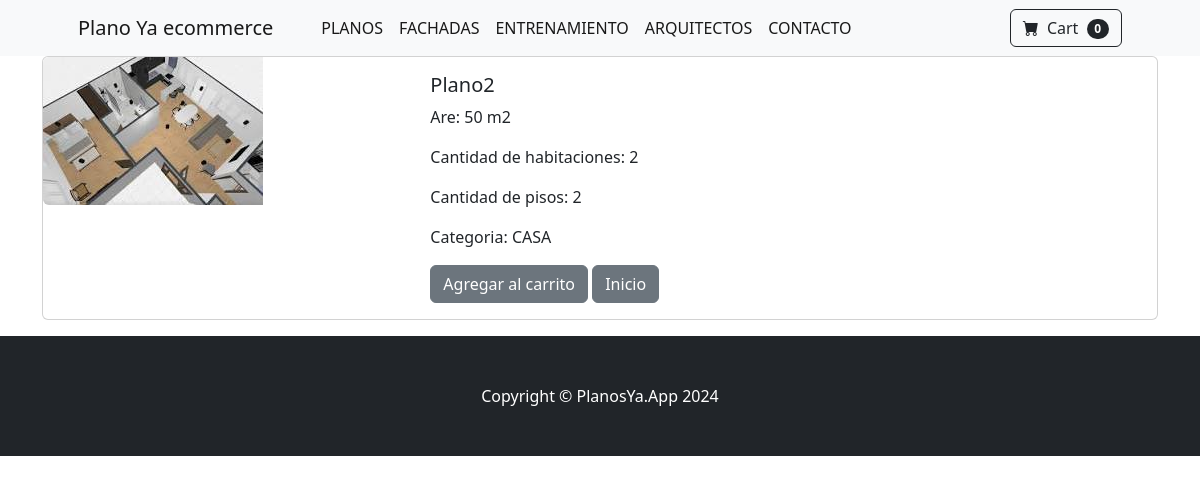
The app's page /product/2 with its own data.
### store/models.py (models this page shows, shortened)
class Product(models.Model):
    name = models.CharField(max_length=50)
    price = models.IntegerField(default=10)
    dimension = models.IntegerField(default=1)
    cantRoom = models.IntegerField(default=1)
    cantFloor = models.IntegerField(default=1)
    description = models.CharField(max_length=250, default='', blank=True, null=True)
    image = models.ImageField(upload_to='uploads/product/')
    category = models.ForeignKey(Category, on_delete=models.CASCADE, default=1)
    width = models.IntegerField(default=1)

class Category(models.Model):
    name = models.CharField(max_length=20)
    image = image = models.ImageField(upload_to='uploads/product/', blank=True, null=True)
    def __str__(self):
        return self.name

### store/views.py (the view)
# urls.py: path('product/<int:pk>', views.product, name='product'),
def product(request, pk):
    product = Product.objects.get(id=pk)
    return render(request, 'product.html', {'product':product})

### cart/cart.py (called while the page is built)
    def __len__(self):
        return len(self.cart)

### cart/context_processors.py (called while the page is built)
def cart(request):
    return {'cart': Cart(request)}

### store/templates/product.html (shortened to what this page needs)
{% extends 'base.html' %}
{% block content %}
<div class="container">
    <div class="card mb-3">
        <div class="row g-0">
            <div class="col-md-4">
                <img src="{{ product.image.url }}" class="img-fluid rounded-start" alt="">
            </div>
            <div class="col-md-8">
                <div class="card-body">
                    <h5 class="card-title">{{ product.name }}</h5>
                    <p class="card-text"> Are: {{product.dimension}} m2</p>
                    <p class="card-text"> Cantidad de habitaciones: {{product.cantRoom}}</p>
                    <p class="card-text"> Cantidad de pisos: {{product.cantFloor}}</p>
                    <p class="card-text"> Categoria: {{product.category}}</p>
                    <button value="{{ product.id }}" class="btn btn-secondary" id="addCart"> Agregar al carrito </button>
                    <a href="{%url 'home'%}" class="btn btn-secondary">Inicio</a>
                </div>
            </div>
        </div>
    </div>
</div>
{% endblock %}

### records on screen
Product: image (picture), name "Plano2", dimension "50", cantRoom "2", cantFloor "2", category "CASA"

### other values on screen
{{ cart|length }} "0"
